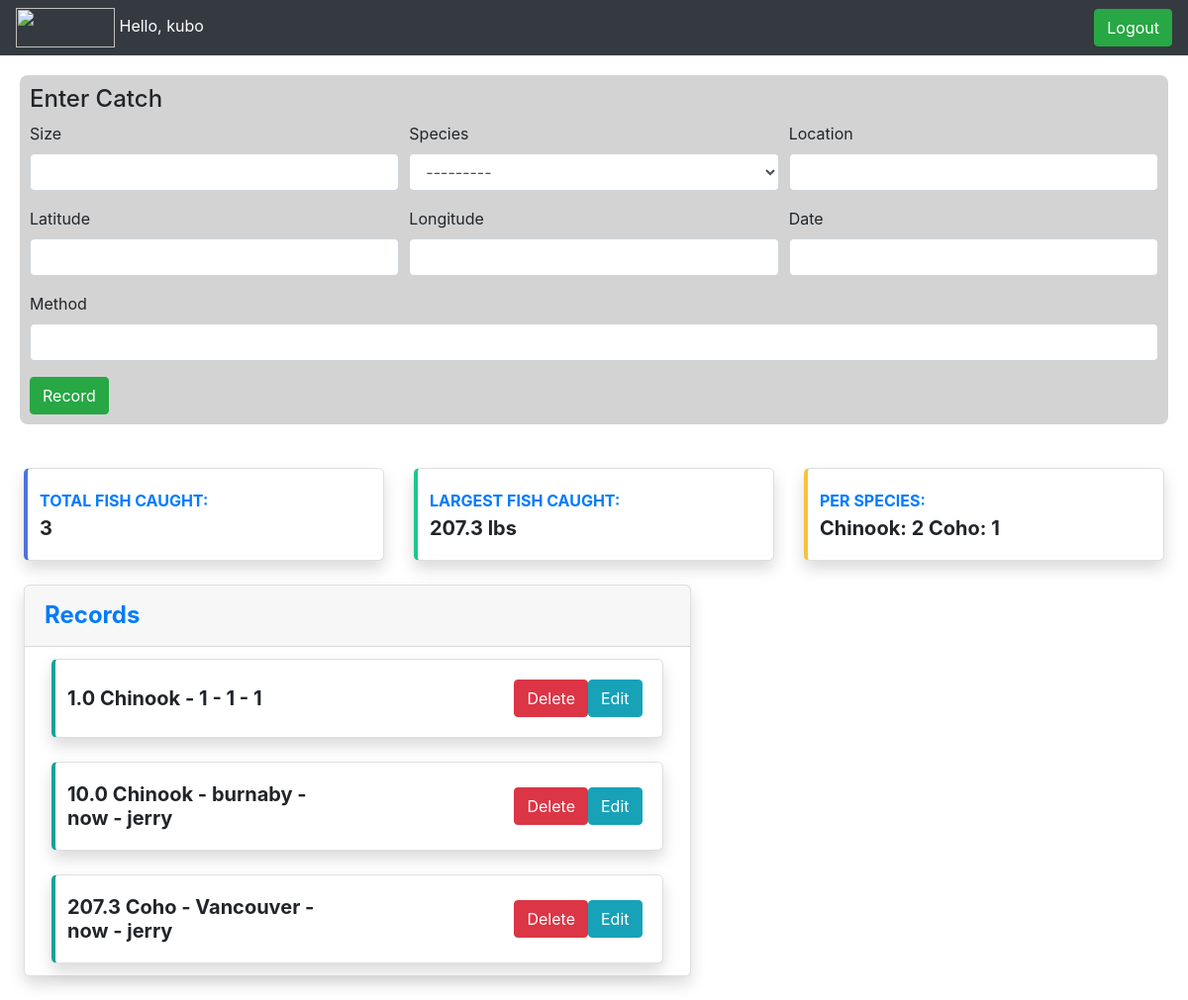
/ (signed in), run on the app's committed database.
### myapp/models.py (models this page shows)
class JournalRecord(models.Model):
        species_choice = (
        ('Chum', 'Chum'),
        ('Coho', 'Coho'),
        ('Chinook', 'Chinook'),
        ('Pink', 'Pink'),
        ('Sockeye', 'Sockeye'),
        ('Trout', 'Trout')
        )
        size = models.FloatField()
        species = models.CharField(max_length=50, choices=species_choice)
        location = models.CharField(max_length=100)
        latitude = models.FloatField()
        longitude = models.FloatField()
        date = models.CharField(max_length=100)
        method = models.CharField(max_length=300)
        user = models.ForeignKey(User, on_delete=models.CASCADE)
        def __str__(self):
            return str(self.size) + " " + self.species +  " - " + self.location + " - " + self.date + " - " + self.method

### myapp/views.py (the view, shortened to what this page needs)
# urls.py: path('', views.FishJournal_detail, name='fj2'),
@login_required(login_url='login')
def FishJournal_detail(request):
    form = JournalRecordForm()
    records = JournalRecord.objects.all().filter(user=request.user)
    lists = reversed(records)
    total = len(records)
    per = JournalRecord.objects.values('species').annotate(Count('id')).filter(id__count__gt=0, user=request.user)
    largest = records.order_by('-size')[0]
    m = folium.Map(width=600, height=475, location=[49.2827, -123.1207])
    for x in records:
        folium.Marker(
            location=[x.latitude, x.longitude],
            popup=f'{x.size}, {x.species}',
        ).add_to(m)
    m.add_child(folium.LatLngPopup())
    m = m._repr_html_()
    context = {'lists':lists, 'form':form, 'total':total, 'largest':largest, 'per':per, 'm':m}
    return render(request, "form.html", context)

### myapp/forms.py
class JournalRecordForm(forms.ModelForm):
    class Meta:
        model = JournalRecord
        fields = '__all__'
        exclude = ["user"]

### myapp/templates/form.html (shortened to what this page needs)
{% load crispy_forms_tags %}
<link rel="stylesheet" href="https://stackpath.bootstrapcdn.com/bootstrap/4.1.3/css/bootstrap.min.css">
<html lang="en">
<head>
</head>
<body>
  {% include "./navbar.html" %}
  <form action="." method='post'>
    <div class="entry">
    <h4> Enter Catch </h4>
      <div class='form-row'>
        <div class="form col-md-4">
          {{ form.size|as_crispy_field }}
        </div>
        <div class="form col-md-4">
          {{ form.species|as_crispy_field }}
        </div>
        <div class="form col-md-4">
          {{ form.location|as_crispy_field }}
        </div>
      </div>
      <div class="form-row pt-0">
        <div class="form col-md-4">
          {{ form.latitude|as_crispy_field }}
        </div>
        <div class="form col-md-4">
          {{ form.longitude|as_crispy_field }}
        </div>
        <div class="form col-md-4">
          {{ form.date|as_crispy_field }}
        </div>
      </div>
      <div class="form-row pt-0">
          <div class="form col-md">
            {{ form.method|as_crispy_field }}
          </div>
      </div>
      <button type="submit" class="btn btn-success">Record</button>
    </div>
  </form>
  <div class="row p-4">
    <div class="col-xl col-md-6 mb-4 m-auto">
        <div class="card border-left-primary shadow h-100 py-2">
            <div class="card-body">
                <div class="row no-gutters align-items-center">
                    <div class="col mr-2">
                        <div class="text-xs font-weight-bold text-primary text-uppercase mb-1">
                          Total fish caught:</div>
                        <div class="h5 mb-0 font-weight-bold text-gray-800">{{ total }}</div>
                    </div>
                </div>
            </div>
        </div>
    </div>
    <div class="col-xl col-md-6 mb-4 m-auto">
      <div class="card border-left-success shadow h-100 py-2">
          <div class="card-body">
              <div class="row no-gutters align-items-center">
                  <div class="col mr-2">
                      <div class="text-xs font-weight-bold text-primary text-uppercase mb-1">
                        Largest fish caught: </div>
                      <div class="h5 mb-0 font-weight-bold text-gray-800">{{ largest.size }} lbs</div>
                  </div>
              </div>
          </div>
      </div>
  </div>
  <div class="col-xl col-md-6 mb-5 m-auto">
    <div class="card border-left-warning shadow h-100 py-2">
        <div class="card-body">
            <div class="row no-gutters align-items-center">
                <div class="col mr-2">
                    <div class="text-xs font-weight-bold text-primary text-uppercase mb-1">
                        Per Species: </div>
                    <div class="h5 mb-0 font-weight-bold text-gray-800">
                        {% for s in per %}
                        {{ s.species }}: {{ s.id__count }}
                        {% endfor %}</div>
                    </div>
              </div>
          </div>
      </div>
    </div>
  </div>
  <div class='row pl-4'>
    <div class="col-auto col-lg-7">
      <div class="card shadow mb-4">
          <div class="card-header py-3 d-flex flex-row align-items-center justify-content-between">
              <h4 class="m-0 font-weight-bold text-primary">Records</h4>
          </div>
          {% for JournalRecord in lists %}
          <div class="card-body">
            <div class="col-xl col-md-6 mb-1 m-auto">
              <div class="card border-left-secondary shadow h-100 py-2">
                <div class="card-body">
                      <div class="row no-gutters align-items-center">
                          <div class="col mr-2">
                            <div class="h5 mb-0 font-weight-bold text-gray-800">{{ JournalRecord }}</div>
                          </div>
                          <div class="col mr-2">
                            <button class="btn btn-info float-right"  type="button"><a href="./{{JournalRecord.id}}/update" class='text-white'>Edit</a></button>
                            <button class="btn btn-danger float-right"  type="button"><a href='./{{JournalRecord.id}}/delete' class='text-white'>Delete</a></button>
                          </div>
                      </div>
                </div>
              </div>
            </div>
        </div>
        {% endfor %}
      </div>
    </div>
    <div class="col">
    </div>
  </div>
</body>
</html>

### myapp/templates/navbar.html
<nav class='navbar  navbar-light bg-dark'>
    <a href='http://127.0.0.1:8000/' class=navbar-brand'>
      <img src='https://i.postimg.cc/6QKFnxjG/fishlogo2.png' style=width:100px;height:40px>
      <span class='text'>Hello, {{request.user}}</span>
      <button class="btn btn-success"  type="button"><a href="{% url 'logout' %}" class='text-white'>Logout</a></button>
    </a>
</nav>

### myapp/templates/form.html (style rules this page uses)
.entry { background-color: lightgrey; border-radius: 8px; margin: 20px; padding: 10px; }
.text { color: white; }
.card { position: relative; display: flex; flex-direction: column; min-width: 0; word-wrap: break-word; background-color: #fff; background-clip: border-box; border-radius: 0.35rem; }
.card-body { flex: 1 1 auto; min-height: 1px; padding: .75rem; }
.border-left-primary { border-left: 0.25rem solid #4e73df !important; }
.border-left-success { border-left: 0.25rem solid #1cc88a !important; }
.border-left-warning { border-left: 0.25rem solid #f6c23e !important; }
.border-left-secondary { border-left: 0.25rem solid #1ca099 !important; }

### data on the page
JournalRecord: size "207.3", size+species+location "207.3 Coho - Vancouver - now - jerry"
JournalRecord: size+species+location "1.0 Chinook - 1 - 1 - 1"
JournalRecord: size+species+location "10.0 Chinook - burnaby - now - jerry"

### other printed values
{{ request.user }} "kubo"
{{ total }} "3"
{{ s.species }} "Chinook" "Coho"
{{ s.id__count }} "2" "1"
